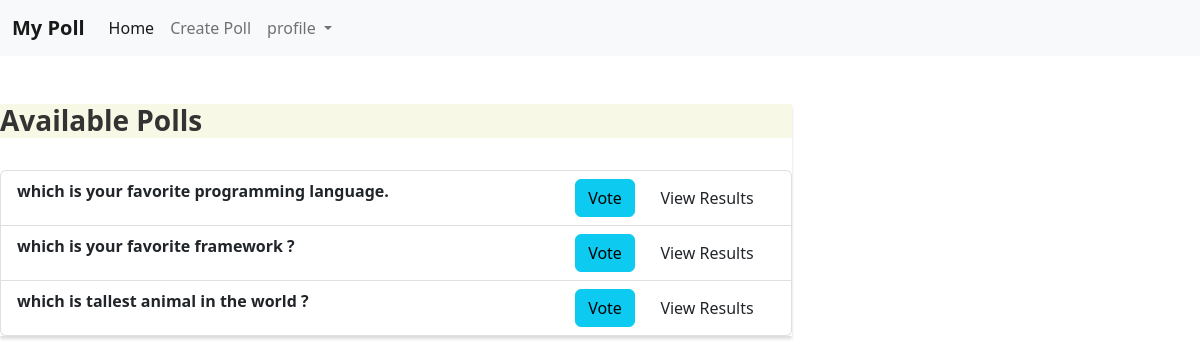
/, run on an earlier commit of the app's database.
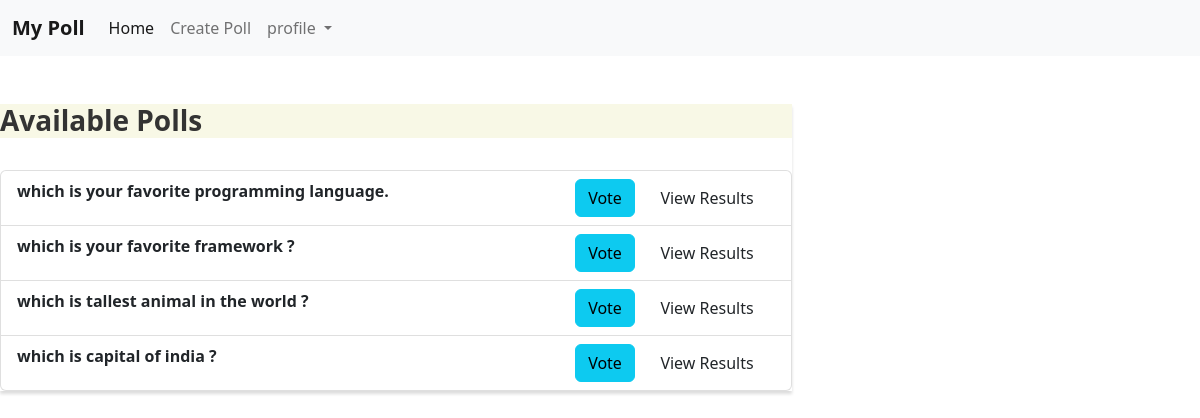
And on a later commit of the database.
### poll/models.py (models this page shows, shortened)
class Poll(models.Model):
    question = models.TextField()
    option_one = models.CharField(max_length=30)
    option_two = models.CharField(max_length=30)
    option_three = models.CharField(max_length=30)
    option_four = models.CharField(max_length=30)
    option_one_count = models.IntegerField(default=0)
    option_two_count = models.IntegerField(default=0)
    option_three_count = models.IntegerField(default=0)
    option_four_count = models.IntegerField(default=0)

### poll/views.py (the view)
# urls.py: path('', views.index,name='index'),
def index(request):
    polls = Poll.objects.all()
    context = {
        'polls' : polls
    }
    return render(request,'index.html',context)

### poll/templates/index.html (shortened to what this page needs)
{% extends 'base.html' %}
{% block content %}
<br><br>
<div class="row">
    <div class="col-lg-8 col-lg-offset-2">
        <div class="panel panel-default">
            <div class="panel-heading">
                <h3 class="panel-title">Available Polls</h3>
            </div>
                <br>
            <ul class="list-group">
                {% for poll in polls %}
                <li class="list-group-item">
                    <strong>{{ poll.question }}</strong>
                    <span class="pull-right" style="float: right;">
                        <a href="vote/{{poll.id}}" class="btn btn-info btn-xs">Vote</a> &nbsp;
                        <a href="result/{{poll.id}}" class="btn btn-default btn-xs">View Results</a> &nbsp;
                    </span>
                </li>
                {% endfor %}
            </ul>
        </div>
    </div>
</div>
{% endblock content %}

What changed in the data, as far as the page shows it:
added Poll: question "which is capital of india ?"
